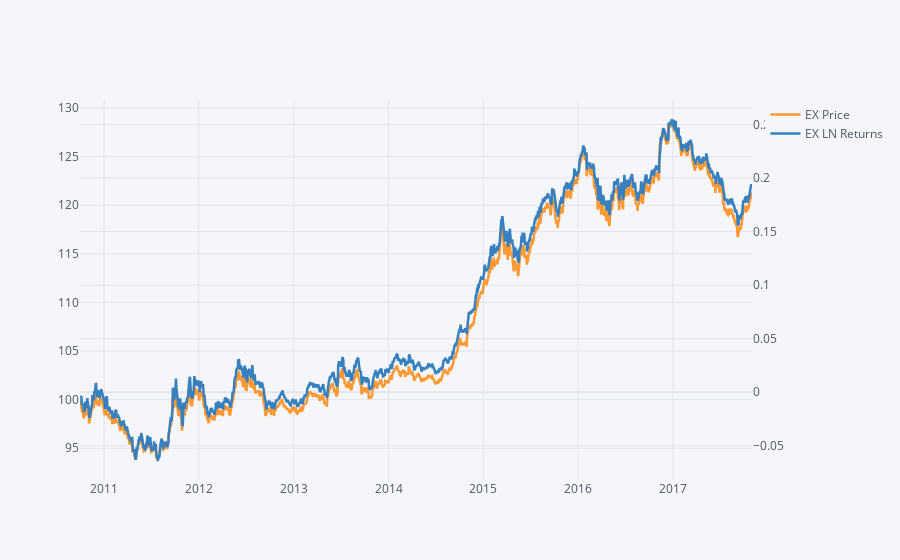

Write notebook code for a chart like this one.
### Code cell
#plot the returns and closing price (with different scaling) for the BTC dataset available

daily = data_EX['EX LN Returns'].cumsum().resample('D', label='right').last().ffill()
dailyframe = daily.to_frame()
closing = data_EX['EX Price']
closingframe = closing.to_frame()
closingframe.join(dailyframe).iplot(secondary_y='EX LN Returns', width=2.5)

### Figure 1 — Plotly figure (JSON) as saved in the notebook; plotly's stock layout.template omitted (floating-point values rounded to 4 significant figures; data arrays with more than 128 entries replaced by an {"elided": "..."} marker saying what was removed)
{"data": [{"line": {"color": "rgba(255, 153, 51, 1.0)", "dash": "solid", "shape": "linear", "width": 2.5}, "mode": "lines", "name": "EX Price", "text": "", "type": "scatter", "x": {"elided": "1765 str values"}, "y": {"elided": "1765 float values"}}, {"line": {"color": "rgba(55, 128, 191, 1.0)", "dash": "solid", "shape": "linear", "width": 2.5}, "mode": "lines", "name": "EX LN Returns", "text": "", "type": "scatter", "x": {"elided": "1765 str values"}, "xaxis": "x", "y": {"elided": "1765 mixed values"}, "yaxis": "y2"}], "layout": {"legend": {"bgcolor": "#F5F6F9", "font": {"color": "#4D5663"}}, "paper_bgcolor": "#F5F6F9", "plot_bgcolor": "#F5F6F9", "title": {"font": {"color": "#4D5663"}}, "xaxis": {"gridcolor": "#E1E5ED", "showgrid": true, "tickfont": {"color": "#4D5663"}, "title": {"font": {"color": "#4D5663"}, "text": ""}, "zerolinecolor": "#E1E5ED"}, "yaxis": {"gridcolor": "#E1E5ED", "showgrid": true, "tickfont": {"color": "#4D5663"}, "title": {"font": {"color": "#4D5663"}, "text": ""}, "zerolinecolor": "#E1E5ED"}, "yaxis2": {"anchor": "x", "gridcolor": "#E1E5ED", "overlaying": "y", "showgrid": true, "side": "right", "tickfont": {"color": "#4D5663"}, "title": {"text": ""}, "zerolinecolor": "#E1E5ED"}}}
